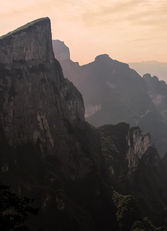
#> input picture data/stitching/img1_1.png, 167 x 231 px, shrunk from 924 x 1279 before the run
$ python image_stitching.py
#> lines starting #> are read from the running program, lines starting #| are printed output that depends on the picture
import numpy as np
from numpy import linalg as LA
import cv2
import matplotlib.pyplot as plt
from scipy import ndimage
from tqdm import tqdm
from numba import jit, prange

img1 = cv2.imread('data/stitching/img1_1.png', cv2.IMREAD_GRAYSCALE)
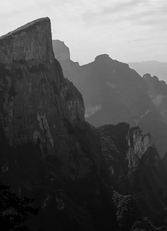
#> img1: shape (231, 167); min 0, max 236, mean 84.3
img2 = cv2.imread('data/stitching/img1_2.png', cv2.IMREAD_GRAYSCALE)
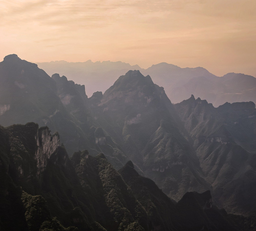
#> input picture data/stitching/img1_2.png, 256 x 231 px, shrunk from 1415 x 1279 before the run
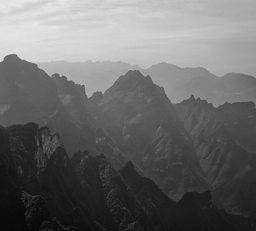
#> img2: shape (231, 256); min 8, max 234, mean 105.8

'''
feature detectionを行い、特徴点を抽出する
↓
各点に対して最小二乗法を用いてパラメータpを求める
'''


def Gaussianfilter(size, sigma):
    x = y = np.arange(0, size) - sigma
    X, Y = np.meshgrid(x, y)

    mat = np.exp(-(X ** 2 + Y ** 2) / (2 * (sigma ** 2))) / 2 * np.pi * (sigma ** 2)

    kernel = mat / np.sum(mat)
    return kernel


def scale_space(img, octave):
    h, w = img.shape
    img_list = np.array(img).reshape(1, h, w)
    for i in range(1, 5):
        convolved_img = ndimage.convolve(img, Gaussianfilter(3, 1.6 * 2 ** (octave - 1) * np.sqrt(2) ** i), mode='constant').reshape(1, h, w)
        img_list = np.append(img_list, convolved_img, axis=0)
        # print(img_list.shape)

    return img_list


def dog(img_list):
    dog_list = np.array([])
    l, h, w = img_list.shape
    for i in range(l - 1):
        dog_img = (img_list[i + 1].astype('int16') - img_list[i].astype('int16')).reshape(1, h, w)
        dog_img = np.where(dog_img < 0, 0, dog_img)
        dog_img = dog_img.astype('uint8')
        if not i:
            dog_list = dog_img
        else:
            dog_list = np.append(dog_list, dog_img, axis=0)

    return dog_list


@jit(nopython=True)
def detect_keypoint(dog_list):
    l, h, w = dog_list.shape
    keypoint_list = []
    for i in range(1, l - 1):
        under_img = dog_list[i - 1]
        focus_img = dog_list[i]
        upper_img = dog_list[i + 1]
        for y in range(1, h - 1):
            for x in range(1, w - 1):
                upper_area = upper_img[y-1:y+2, x-1:x+2]
                under_area = under_img[y-1:y+2, x-1:x+2]
                focus_area = focus_img[y-1:y+2, x-1:x+2]
                if focus_img[y, x] == np.max(np.array([np.max(upper_area), np.max(focus_area), np.max(under_area)])):
                    keypoint_list.append((i, y, x))

    return keypoint_list


h, w = img1.shape
#> h = 231; w = 167
img1_octave1 = scale_space(img1, 1)
#> the loop in scale_space, `for i in range(1, 5):` made 4 passes
#> y in Gaussianfilter on passes 2 to 4: [-3.2, -2.2, -1.2], [-4.53, -3.53, -2.53], [-6.4, -5.4, -4.4]
#> (y in Gaussianfilter, mat in Gaussianfilter) on pass 1: ([-2.26, -1.26, -0.263], [[2.96, 4.17, 4.85], [4.17, 5.89, 6.84], [4.85, 6.84, 7.93]])
img1_octave2 = scale_space(cv2.resize(img1, (int(w*0.5), int(h*0.5))), 2)
#> the loop in scale_space (call 2), `for i in range(1, 5):` made 4 passes
#> y in Gaussianfilter on passes 1 to 4: [-4.53, -3.53, -2.53], [-6.4, -5.4, -4.4], [-9.05, -8.05, -7.05], [-12.8, -11.8, -10.8]
img1_octave3 = scale_space(cv2.resize(img1, (int(w*0.5**2), int(h*0.5**2))), 3)
img1_octave4 = scale_space(cv2.resize(img1, (int(w*0.5**3), int(h*0.5**3))), 4)
#> call 4 of scale_space, with octave = 4
#> the loop in scale_space (call 4), `for i in range(1, 5):` made 4 passes
#> y in Gaussianfilter on passes 1 to 4: [-18.1, -17.1, -16.1], [-25.6, -24.6, -23.6], [-36.2, -35.2, -34.2], [-51.2, -50.2, -49.2]
#> after the loop in scale_space (call 4), `for i in range(1, 5):`:
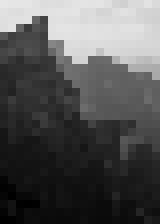
#> img: shape (28, 20) (shown 8 times larger); min 0, max 231, mean 84.4

# print(img1_octave3)

dog_img1_octave1 = dog(img1_octave1)
dog_img1_octave2 = dog(img1_octave2)
dog_img1_octave3 = dog(img1_octave3)
dog_img1_octave4 = dog(img1_octave4)

# print(dog_img1_octave1)

img1_octave1_keypoint = detect_keypoint(dog_img1_octave1)
#> img1_octave1_keypoint = 34793 items
print('octave1 done')
img1_octave2_keypoint = detect_keypoint(dog_img1_octave2)
#> img1_octave2_keypoint = 7705 items, first 6: (1, 2, 2), (1, 2, 3), (1, 2, 4), (1, 2, 5), (1, 2, 6), (1, 2, 7)
print('octave2 done')
img1_octave3_keypoint = detect_keypoint(dog_img1_octave3)
#> img1_octave3_keypoint = 1752 items, first 6: (1, 2, 13), (1, 2, 17), (1, 5, 3), (1, 6, 16), (1, 6, 17), (1, 6, 18)
print('octave3 done')
img1_octave4_keypoint = detect_keypoint(dog_img1_octave4)
#> img1_octave4_keypoint = 362 items, first 6: (1, 4, 12), (1, 4, 13), (1, 4, 14), (1, 4, 15), (1, 4, 16), (1, 5, 12)
print('octave4 done')
print(len(img1_octave1_keypoint), len(img1_octave2_keypoint), len(img1_octave3_keypoint), len(img1_octave4_keypoint))
#| 34793 7705 1752 362
